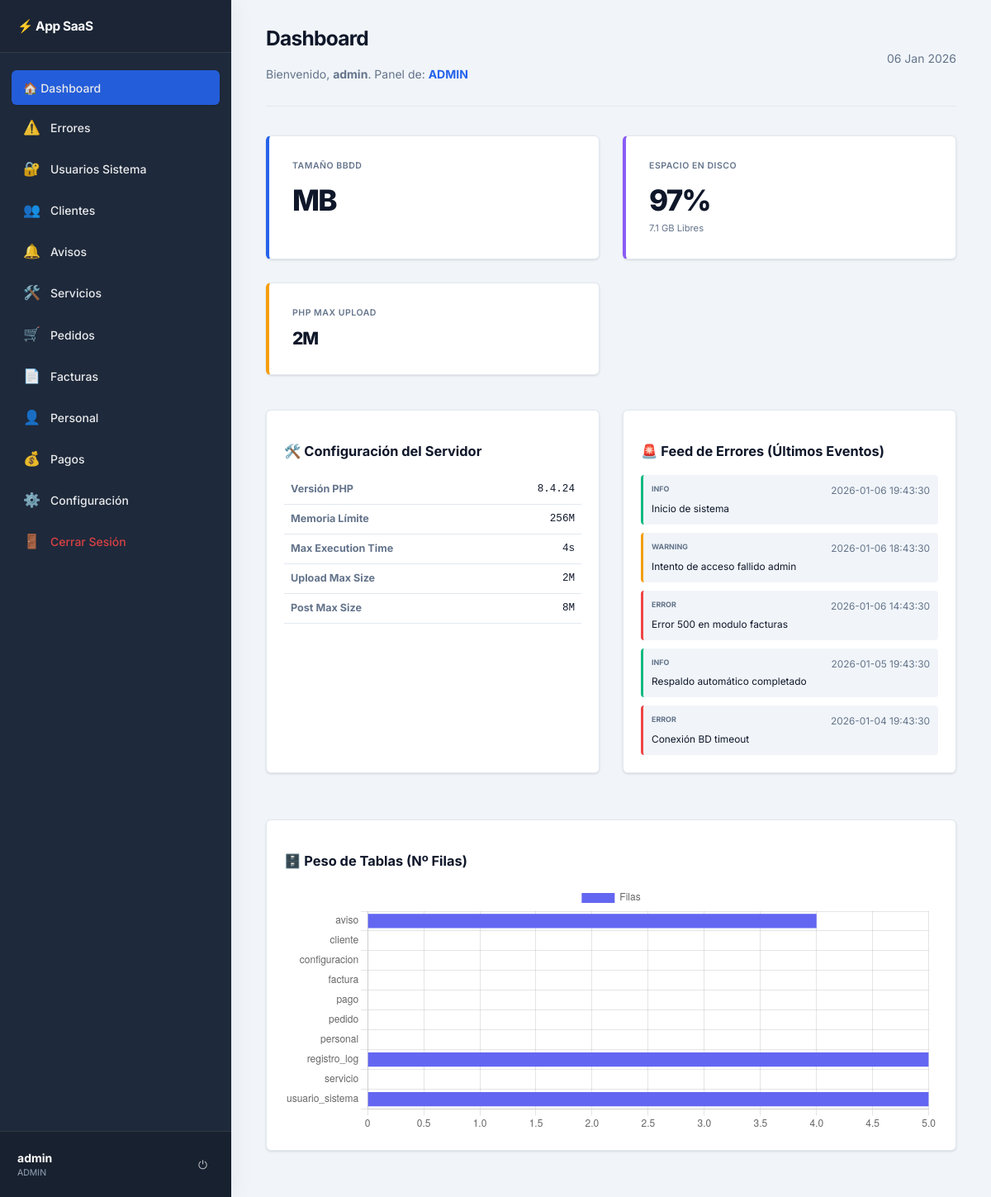
/index.php (signed in), run on the app's committed database.
### tables this page shows
CREATE TABLE registro_log (
    id INT AUTO_INCREMENT PRIMARY KEY,
    tipo VARCHAR(50) NOT NULL,  
    mensaje TEXT NOT NULL,
    fecha TIMESTAMP DEFAULT CURRENT_TIMESTAMP
);

### controladores/home.php (the view, shortened to what this page needs)
<?php
$rol = $_SESSION['usuario_rol'];
?>
<div class="header-title">
    <div>
        <h1>Dashboard</h1>
        <p style="color:var(--text-muted)">Bienvenido, <b><?= htmlspecialchars($_SESSION['usuario_nombre']) ?></b>. Panel de: <span style="text-transform:uppercase; font-weight:bold; color:var(--accent)"><?= $rol ?></span></p>
    </div>
    <span style="color:var(--text-muted)"><?= date("d M Y") ?></span>
</div>
<?php
$js_labels_finanzas = [];
$js_data_ingresos   = [];
$js_labels_servicios = [];
$js_data_servicios   = [];
$js_labels_pedidos   = [];
$js_data_pedidos     = [];
$js_labels_db_tables = [];
$js_data_db_rows     = [];
$js_events_calendar  = [];
if ($rol == 'admin') {
    $res_tables = $conexion->query("SHOW TABLES");
    while($row = $res_tables->fetch_array()){
        $table_name = $row[0];
        $cnt = $conexion->query("SELECT COUNT(*) as c FROM $table_name")->fetch_assoc()['c'];
        $js_labels_db_tables[] = $table_name;
        $js_data_db_rows[]     = $cnt;
    }
    $table_check = $conexion->query("SHOW TABLES LIKE 'registro_log'");
    $has_logs = $table_check->num_rows > 0;
    $query_size = "SELECT Round(Sum(data_length + index_length) / 1024 / 1024, 2) as size_mb FROM information_schema.tables WHERE table_schema = '$db'";
    $db_size_mb = $conexion->query($query_size)->fetch_assoc()['size_mb'];
    $disk_total = disk_total_space("/");
    $disk_free = disk_free_space("/");
    $disk_used = $disk_total - $disk_free;
    $disk_pct = round(($disk_used / $disk_total) * 100);
    $disk_info = round($disk_free / 1024 / 1024 / 1024, 1) . " GB Libres";
    $php_cfg = [
        'Versión PHP' => phpversion(),
        'Memoria Límite' => ini_get('memory_limit'),
        'Max Execution Time' => ini_get('max_execution_time') . 's',
        'Upload Max Size' => ini_get('upload_max_filesize'),
        'Post Max Size' => ini_get('post_max_size')
    ];
    $log_feed = [];
    if($has_logs){
        $res_feed = $conexion->query("SELECT * FROM registro_log ORDER BY fecha DESC LIMIT 5");
        while($r = $res_feed->fetch_assoc()){
            $log_feed[] = $r;
        }
    }
}
?>
<div class="dashboard-grid">
    <?php if($rol == 'admin'): ?>
        <div class="stat-card" style="border-left: 4px solid var(--accent);">
            <span class="stat-label">Tamaño BBDD</span>
            <div class="stat-value"><?= $db_size_mb ?> MB</div>
        </div>
        <div class="stat-card" style="border-left: 4px solid #8b5cf6;">
            <span class="stat-label">Espacio en Disco</span>
            <div class="stat-value"><?= $disk_pct ?>%</div>
            <div style="font-size:0.8em; color:var(--text-muted);"><?= $disk_info ?></div>
        </div>
        <div class="stat-card" style="border-left: 4px solid var(--warning);">
            <span class="stat-label">PHP Max Upload</span>
            <div class="stat-value" style="font-size:1.5rem"><?= ini_get('upload_max_filesize') ?></div>
        </div>
    <?php endif; ?>
</div>
<div style="display:grid; grid-template-columns: repeat(auto-fit, minmax(400px, 1fr)); gap: 2rem;">
    <?php if($rol == 'admin'): ?>
        <div class="card">
             <h3>🛠️ Configuración del Servidor</h3>
             <table style="width:100%; border-collapse:collapse; font-size:0.9em;">
                 <?php foreach($php_cfg as $k => $v): ?>
                 <tr style="border-bottom:1px solid var(--border);">
                     <td style="padding:8px; font-weight:bold; color:var(--text-muted);"><?= $k ?></td>
                     <td style="padding:8px; text-align:right; font-family:monospace;"><?= $v ?></td>
                 </tr>
                 <?php endforeach; ?>
             </table>
        </div>
        <div class="card" style="grid-column: span 1;">
            <h3>🚨 Feed de Errores (Últimos Eventos)</h3>
            <?php if(empty($log_feed)): ?>
                 <p style="color:var(--text-muted); padding:10px;">Sin logs recientes.</p>
            <?php else: ?>
                 <div style="display:flex; flex-direction:column; gap:10px;">
                     <?php foreach($log_feed as $log): ?>
                         <div style="padding:10px; background:var(--bg-body); border-left:3px solid <?= $log['tipo']=='error'?'var(--danger)':($log['tipo']=='warning'?'var(--warning)':'var(--success)') ?>; border-radius:4px; font-size:0.85em;">
                             <div style="display:flex; justify-content:space-between; margin-bottom:4px;">
                                 <strong style="text-transform:uppercase; font-size:0.75em; color:var(--text-muted);"><?= $log['tipo'] ?></strong>
                                 <span style="color:var(--text-muted);"><?= $log['fecha'] ?></span>
                             </div>
                             <div><?= htmlspecialchars($log['mensaje']) ?></div>
                         </div>
                     <?php endforeach; ?>
                 </div>
            <?php endif; ?>
        </div>
        <div class="card" style="grid-column: span 2;">
            <h3>🗄️ Peso de Tablas (Nº Filas)</h3>
            <canvas id="chartDBRows" style="max-height:300px;"></canvas>
        </div>
    <?php endif; ?>
</div>
<script>
// ADMIN
const labelsDB = <?= json_encode($js_labels_db_tables) ?>;
const dataDB = <?= json_encode($js_data_db_rows) ?>;
// JEFE
const labelsFin = <?= json_encode($js_labels_finanzas) ?>;
const dataFin = <?= json_encode($js_data_ingresos) ?>;
const labelsServ = <?= json_encode($js_labels_servicios) ?>;
const dataServ = <?= json_encode($js_data_servicios) ?>;
// OPS
const labelsPed = <?= json_encode($js_labels_pedidos) ?>;
const dataPed = <?= json_encode($js_data_pedidos) ?>;
// CALENDAR
const calendarEvents = <?= json_encode($js_events_calendar) ?>;
// --- RENDER EMPLEADO CALENDAR ---
if(document.getElementById('calendar')){
    document.addEventListener('DOMContentLoaded', function() {
        var calendarEl = document.getElementById('calendar');
        var calendar = new FullCalendar.Calendar(calendarEl, {
          initialView: 'dayGridMonth',
          locale: 'es',
          height: 600,
          events: calendarEvents,
          eventClick: function(info) {
             alert('Aviso: ' + info.event.title + '\n' + (info.event.extendedProps.description || ''));
          }
        });
        calendar.render();
    });
}
// --- RENDER ADMIN ---
if(document.getElementById('chartDBRows')){
    new Chart(document.getElementById('chartDBRows'), {
        type: 'bar',
        data: {
            labels: labelsDB,
            datasets: [{ label: 'Filas', data: dataDB, backgroundColor: '#6366f1' }]
        },
        options: { indexAxis: 'y' }
    });
}
// --- RENDER JEFE ---
if(document.getElementById('chartFinanzas') && labelsFin.length > 0){
    new Chart(document.getElementById('chartFinanzas'), {
        type: 'line',
        data: {
            labels: labelsFin,
            datasets: [{ label: 'Ingresos ($)', data: dataFin, borderColor: '#10b981', fill:true, backgroundColor:'rgba(16, 185, 129, 0.1)' }]
        }
    });
}
if(document.getElementById('chartServicios') && labelsServ.length > 0){
    new Chart(document.getElementById('chartServicios'), {
        type: 'pie',
        data: {
            labels: labelsServ,
            datasets: [{ data: dataServ, backgroundColor: ['#3b82f6', '#f59e0b', '#ef4444', '#10b981'] }]
        }
    });
}
// --- RENDER OPS ---
if(document.getElementById('chartPedidos') && labelsPed.length > 0){
    new Chart(document.getElementById('chartPedidos'), {
        type: 'bar',
        data: {
            labels: labelsPed,
            datasets: [{ label: 'Pedidos', data: dataPed, backgroundColor: '#f59e0b' }]
        }
    });
}
</script>

### index.php (shortened to what this page needs)
<!doctype html>
<html lang="es">
<head>
    <link rel="stylesheet" href="css/estilo.css?v=<?= time() ?>">
</head>
    <?php
    include "inc/conexion_bd.php";
    ?>
    <nav>
        <div class="nav-header">
            <span>⚡ App SaaS</span>
        </div>
        <ul class="nav-links">
            <li><a href="index.php" class="<?= !isset($_GET['operacion']) && !isset($_GET['tabla']) ? 'activo' : '' ?>">🏠 Dashboard</a></li>
            <?php include "controladores/poblar_menu.php"; ?>
        </ul>
        <div class="user-info">
            <div>
                <div style="font-weight:bold; color:white;"><?= htmlspecialchars($_SESSION['usuario_nombre']) ?></div>
                <div style="font-size:0.75rem; color:#94a3b8; text-transform:uppercase;"><?= htmlspecialchars($_SESSION['usuario_rol']) ?></div>
            </div>
            <a href="logout.php" title="Cerrar Sesión">⏻</a>
        </div>
    </nav>
    <main>
        <?php
        if(isset($_GET['operacion'])){
            if($_GET['operacion'] == "insertar"){
                include "controladores/insertar.php";
            } else if($_GET['operacion'] == "procesa_insertar"){
                include "controladores/procesa_insertar.php";
            } else if($_GET['operacion'] == "eliminar"){
                include "controladores/delete.php";
            } else if($_GET['operacion'] == "editar"){
                include "controladores/editar.php";
            } else if($_GET['operacion'] == "procesa_editar"){
                include "controladores/procesa_editar.php";
            } else if($_GET['operacion'] == "configuracion"){
                include "controladores/configuracion.php";
            }
        } else if (isset($_GET['tabla'])) {
            include "controladores/read.php";
        } else {
            include "controladores/home.php";
        }
        ?>
    </main>
</body>
</html>

### controladores/poblar_menu.php (shortened to what this page needs)
<?php
$rol_actual = isset($_SESSION['usuario_rol']) ? $_SESSION['usuario_rol'] : 'empleado';
$menu_items = [
    ["label" => "Errores", "tabla" => "registro_log", "icono" => "⚠️"],
    ["label" => "Usuarios Sistema", "tabla" => "usuario_sistema", "icono" => "🔐"],
    ["label" => "Clientes",     "tabla" => "cliente",     "icono" => "👥"],
    ["label" => "Avisos",       "tabla" => "aviso",       "icono" => "🔔"],
    ["label" => "Servicios",    "tabla" => "servicio",    "icono" => "🛠️"],
    ["label" => "Pedidos",      "tabla" => "pedido",      "icono" => "🛒"],
    ["label" => "Facturas",     "tabla" => "factura",     "icono" => "📄"],
    ["label" => "Personal",    "tabla" => "personal",    "icono" => "👤"],
    ["label" => "Pagos",        "tabla" => "pago",        "icono" => "💰"],
];
foreach ($menu_items as $item) {
    $nombre_tabla = $item['tabla'];
    $label = $item['label'];
    $icono = isset($item['icono']) ? $item['icono'] : '📂';
    $clase = "";
    echo '
    <li>
        <a href="?tabla='.$nombre_tabla.'" class="'.$clase.'">
            <span style="font-size:1.2em">'.$icono.'</span>
            '.$label.'
        </a>
    </li>
    ';
}
if(in_array($rol_actual, ['admin', 'jefe'])){
    $active = (isset($_GET['operacion']) && $_GET['operacion'] == 'configuracion') ? 'activo' : '';
    echo '
    <li>
        <a href="?operacion=configuracion" class="'.$active.'">
            <span style="font-size:1.2em">⚙️</span>
            Configuración
        </a>
    </li>
    ';
}
echo '
<li>
    <a href="logout.php" style="color:var(--danger)">
        <span style="font-size:1.2em">🚪</span>
        Cerrar Sesión
    </a>
</li>
';
?>

### css/estilo.css (style rules this page uses)
:root { --primary: #0f172a; --primary-light: #334155; --accent: #2563eb; --accent-hover: #1d4ed8; --success: #10b981; --danger: #ef4444; --warning: #f59e0b; --bg-body: #f8fafc; --bg-surface: #ffffff; --text-main: #1e293b; --text-muted: #64748b; --border: #e2e8f0; --shadow-sm: 0 1px 3px 0 rgb(0 0 0 / 0.1), 0 1px 2px -1px rgb(0 0 0 / 0.1); --shadow-md: 0 4px 6px -1px rgb(0 0 0 / 0.1), 0 2px 4px -2px rgb(0 0 0 / 0.1); --shadow-lg: 0 10px 15px -3px rgb(0 0 0 / 0.1), 0 4px 6px -4px rgb(0 0 0 / 0.1); --radius: 6px; --sidebar-width: 280px; }
* { box-sizing: border-box; }
html, body { width: 100%; height: 100%; margin: 0; padding: 0; font-family: 'Inter', system-ui, -apple-system, sans-serif; background: var(--bg-body); color: var(--text-main); font-size: 14px; line-height: 1.5; }
nav { width: var(--sidebar-width); background: var(--bg-sidebar, var(--primary)); color: var(--text-sidebar, white); display: flex; flex-direction: column; flex-shrink: 0; height: 100vh; box-shadow: 4px 0 24px rgba(0, 0, 0, 0.05); z-index: 10; }
.nav-header { height: 64px; padding: 0 1.5rem; display: flex; align-items: center; font-size: 1.1rem; font-weight: 700; letter-spacing: -0.025em; border-bottom: 1px solid rgba(255, 255, 255, 0.1); background: rgba(0, 0, 0, 0.1); }
.nav-links { list-style: none; padding: 1.5rem 1rem; margin: 0; display: flex; flex-direction: column; gap: 4px; overflow-y: auto; }
.nav-links li { list-style: none; }
.nav-links a { color: inherit; opacity: 0.9; font-weight: 500; text-decoration: none; padding: 0.75rem 1rem; border-radius: var(--radius); display: flex; align-items: center; gap: 12px; transition: all 0.2s ease; font-weight: 500; }
.nav-links a.activo { background: var(--accent); color: white; box-shadow: 0 1px 3px rgba(0, 0, 0, 0.1); }
.user-info { margin-top: auto; padding: 1.5rem; background: rgba(0, 0, 0, 0.2); border-top: 1px solid rgba(255, 255, 255, 0.1); display: flex; align-items: center; justify-content: space-between; }
.user-info a { color: var(--text-sidebar); opacity: 0.7; text-decoration: none; padding: 8px; border-radius: 4px; transition: all 0.2s; }
main { flex: 1; height: 100vh; overflow-y: auto; padding: 2rem 3rem; }
.header-title { display: flex; justify-content: space-between; align-items: center; margin-bottom: 2.5rem; padding-bottom: 1rem; border-bottom: 1px solid var(--border); }
.header-title h1, .header-title h2 { font-size: 1.75rem; font-weight: 700; color: var(--text-main); margin: 0; letter-spacing: -0.03em; }
.card { background: var(--bg-surface); border: 1px solid var(--border); border-radius: var(--radius); box-shadow: var(--shadow-sm); padding: 1.5rem; margin-bottom: 2rem; transition: box-shadow 0.2s; }
table { width: 100%; border-collapse: separate; border-spacing: 0; font-size: 0.9rem; }
td { padding: 1rem 1.25rem; border-bottom: 1px solid var(--border); color: var(--text-main); vertical-align: middle; }
tr:last-child td { border-bottom: none; }
.dashboard-grid { display: grid; grid-template-columns: repeat(auto-fit, minmax(280px, 1fr)); gap: 2rem; margin-bottom: 3rem; }
.stat-card { background: var(--bg-surface); border: 1px solid var(--border); border-radius: var(--radius); padding: 2rem; display: flex; flex-direction: column; box-shadow: var(--shadow-sm); transition: transform 0.2s, box-shadow 0.2s; }
.stat-label { text-transform: uppercase; font-size: 0.75rem; font-weight: 600; color: var(--text-muted); letter-spacing: 0.05em; margin-bottom: 0.5rem; }
.stat-value { font-size: 2.5rem; font-weight: 800; color: var(--text-main); letter-spacing: -0.05em; }

### data on the page
registro_log: tipo "INFO", fecha "2026-01-06 19:43:30", mensaje "Inicio de sistema"
registro_log: tipo "WARNING", fecha "2026-01-06 18:43:30", mensaje "Intento de acceso fallido admin"
registro_log: tipo "ERROR", fecha "2026-01-06 14:43:30", mensaje "Error 500 en modulo facturas"
registro_log: tipo "INFO", fecha "2026-01-05 19:43:30", mensaje "Respaldo automático completado"
registro_log: tipo "ERROR", fecha "2026-01-04 19:43:30", mensaje "Conexión BD timeout"

### other printed values
$icono "⚠️"
$label "Errores"
$icono "🔐"
$label "Usuarios Sistema"
$icono "👥"
$label "Clientes"
$icono "🔔"
$label "Avisos"
$icono "🛠️"
$label "Servicios"
$icono "🛒"
$label "Pedidos"
$icono "📄"
$label "Facturas"
$icono "👤"
